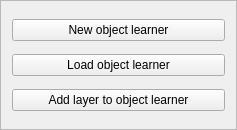
<?xml version="1.0" encoding="UTF-8"?>
<ui version="4.0">
 <class>FrameLearnObjects</class>
 <widget class="QFrame" name="FrameLearnObjects">
  <property name="geometry">
   <rect>
    <x>0</x>
    <y>0</y>
    <width>237</width>
    <height>130</height>
   </rect>
  </property>
  <property name="windowTitle">
   <string>Frame</string>
  </property>
  <property name="frameShape">
   <enum>QFrame::StyledPanel</enum>
  </property>
  <property name="frameShadow">
   <enum>QFrame::Raised</enum>
  </property>
  <layout class="QVBoxLayout" name="verticalLayout">
   <item>
    <widget class="QPushButton" name="newLearner">
     <property name="text">
      <string>New object learner</string>
     </property>
    </widget>
   </item>
   <item>
    <widget class="QPushButton" name="loadLearner">
     <property name="text">
      <string>Load object learner</string>
     </property>
    </widget>
   </item>
   <item>
    <widget class="QPushButton" name="addLayer">
     <property name="text">
      <string>Add layer to object learner</string>
     </property>
    </widget>
   </item>
  </layout>
 </widget>
 <resources/>
 <connections/>
</ui>
